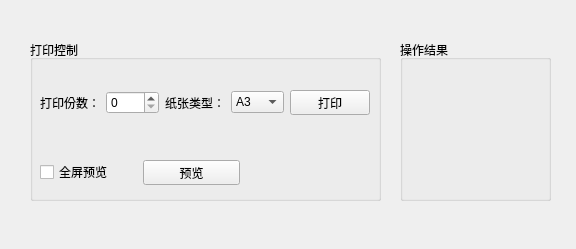
<?xml version="1.0" encoding="UTF-8"?>
<ui version="4.0">
 <class>Form</class>
 <widget class="QWidget" name="Form">
  <property name="geometry">
   <rect>
    <x>0</x>
    <y>0</y>
    <width>576</width>
    <height>249</height>
   </rect>
  </property>
  <property name="windowTitle">
   <string>Form</string>
  </property>
  <widget class="QGroupBox" name="resultGroup">
   <property name="geometry">
    <rect>
     <x>400</x>
     <y>40</y>
     <width>151</width>
     <height>161</height>
    </rect>
   </property>
   <property name="title">
    <string>操作结果</string>
   </property>
   <widget class="QLabel" name="resultLabel">
    <property name="geometry">
     <rect>
      <x>10</x>
      <y>65</y>
      <width>131</width>
      <height>21</height>
     </rect>
    </property>
    <property name="sizePolicy">
     <sizepolicy hsizetype="Expanding" vsizetype="Preferred">
      <horstretch>0</horstretch>
      <verstretch>0</verstretch>
     </sizepolicy>
    </property>
    <property name="text">
     <string/>
    </property>
   </widget>
  </widget>
  <widget class="QGroupBox" name="controlsGroup">
   <property name="geometry">
    <rect>
     <x>30</x>
     <y>40</y>
     <width>351</width>
     <height>161</height>
    </rect>
   </property>
   <property name="title">
    <string>打印控制</string>
   </property>
   <widget class="QWidget" name="">
    <property name="geometry">
     <rect>
      <x>10</x>
      <y>120</y>
      <width>200</width>
      <height>25</height>
     </rect>
    </property>
    <layout class="QHBoxLayout" name="horizontalLayout_2">
     <item>
      <widget class="QCheckBox" name="previewStatus">
       <property name="text">
        <string>全屏预览</string>
       </property>
      </widget>
     </item>
     <item>
      <widget class="QPushButton" name="previewButton">
       <property name="text">
        <string>预览</string>
       </property>
      </widget>
     </item>
    </layout>
   </widget>
   <widget class="QWidget" name="">
    <property name="geometry">
     <rect>
      <x>10</x>
      <y>50</y>
      <width>330</width>
      <height>25</height>
     </rect>
    </property>
    <layout class="QHBoxLayout" name="horizontalLayout">
     <item>
      <widget class="QLabel" name="label_2">
       <property name="text">
        <string>打印份数：</string>
       </property>
      </widget>
     </item>
     <item>
      <widget class="QSpinBox" name="numberSpinBox"/>
     </item>
     <item>
      <widget class="QLabel" name="label_3">
       <property name="text">
        <string>纸张类型：</string>
       </property>
      </widget>
     </item>
     <item>
      <widget class="QComboBox" name="styleCombo">
       <item>
        <property name="text">
         <string>A3</string>
        </property>
       </item>
       <item>
        <property name="text">
         <string>A4</string>
        </property>
       </item>
       <item>
        <property name="text">
         <string>A5</string>
        </property>
       </item>
      </widget>
     </item>
     <item>
      <widget class="QPushButton" name="printButton">
       <property name="text">
        <string>打印</string>
       </property>
      </widget>
     </item>
    </layout>
   </widget>
  </widget>
 </widget>
 <resources/>
 <connections/>
</ui>
